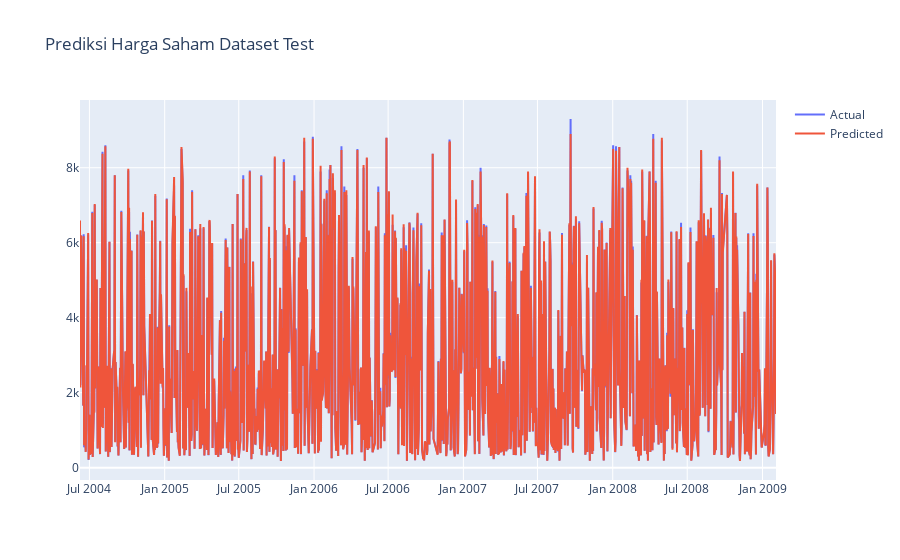

Notebook source saved alongside this figure:
### Code cell
fig = go.Figure()
fig.add_trace(go.Scatter(x=df.Date, y=y_test, name='Actual'))
fig.add_trace(go.Scatter(x=df.Date, y=dtpredict, name='Predicted'))
fig.update_layout(title='Prediksi Harga Saham Dataset Test')
fig.show()

### Figure 1 — Plotly figure (JSON) as saved in the notebook; plotly's stock layout.template omitted (floating-point values rounded to 4 significant figures; data arrays with more than 128 entries replaced by an {"elided": "..."} marker saying what was removed)
{"data": [{"name": "Actual", "type": "scatter", "x": {"elided": "4493 str values"}, "y": {"elided": "1124 int values"}}, {"name": "Predicted", "type": "scatter", "x": {"elided": "4493 str values"}, "y": {"elided": "1124 int values"}}], "layout": {"title": {"text": "Prediksi Harga Saham Dataset Test"}}}
